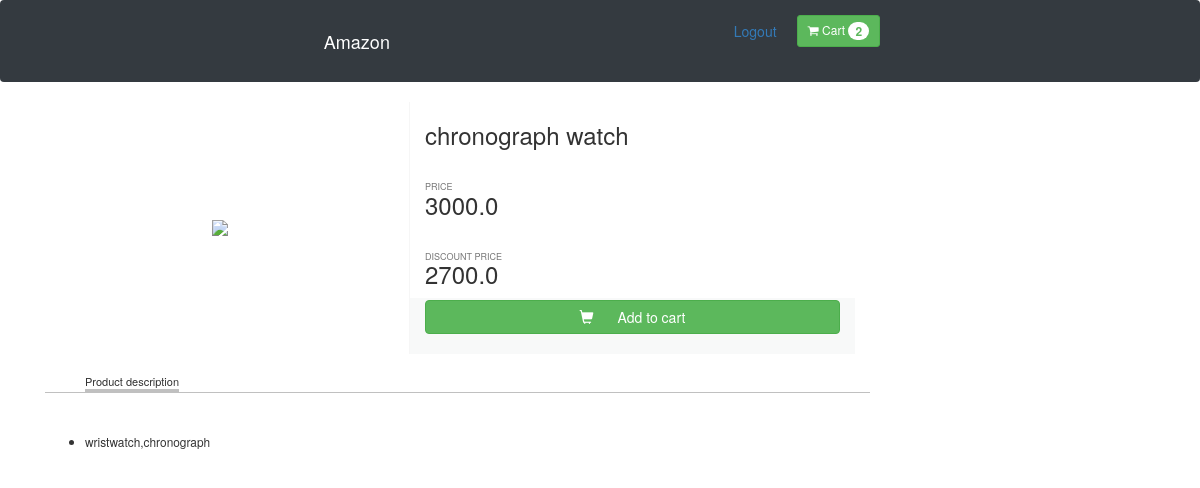
/2/ (signed in), run on the app's committed database.
### app/models.py (models this page shows, shortened)
class Order(models.Model):
    user = models.ForeignKey(settings.AUTH_USER_MODEL,on_delete=models.CASCADE)
    ordered = models.BooleanField(default=False)
    items = models.ManyToManyField(OrderProducts)
    start_date = models.DateTimeField(auto_now_add=True)
    odered_date = models.DateTimeField()

class Products(models.Model):
    title = models.CharField(max_length=200)
    price = models.FloatField()
    discount_price = models.FloatField()
    category = models.CharField(max_length=200)
    description = models.TextField()
    image = models.CharField(max_length=300)

### app/views.py (the view)
# urls.py: path('<int:id>/', views.detail,name='detail'),
def detail(request,id):
    product_object = Products.objects.get(id=id)
    return render(request,'app/detail1.html',{'product_object':product_object})

### app/templatetags/cart_template_tag.py (called while the page is built)
@register.filter
def cart_item_count(user):
    if user.is_authenticated:
        qs = Order.objects.filter(user=user,ordered=False)
        if qs.exists():
            return qs[0].items.count()
    else:
        return 0

### app/templates/app/detail1.html (shortened to what this page needs)
{% load staticfiles %}
<!DOCTYPE html>
<html>
<head>
      <link href="//maxcdn.bootstrapcdn.com/bootstrap/4.1.1/css/bootstrap.min.css" rel="stylesheet" id="bootstrap-css">
  <link rel="stylesheet" href="{% static 'app/detail1.css' %}">
  <link href="//maxcdn.bootstrapcdn.com/bootstrap/3.3.0/css/bootstrap.min.css" rel="stylesheet" id="bootstrap-css"
  <script src="//maxcdn.bootstrapcdn.com/bootstrap/3.3.0/js/bootstrap.min.js"></script>
  <link href="https://maxcdn.bootstrapcdn.com/font-awesome/4.7.0/css/font-awesome.min.css" rel="stylesheet">
</head>
    <body>
            {% include 'app/navbar.html' %}
        <div class="container">
        	<div class="row">
               <div class="col-xs-4 item-photo">
                    <img style="max-width:100%;" src="{{product_object.image}}" />
                </div>
                <div class="col-xs-5" style="border:0px solid gray">
                    <h3>{{product_object.title}}</h3>
                    <h6 class="title-price"><small>PRICE</small></h6>
                    <h3 style="margin-top:0px;">{{product_object.price}}</h3>
                    <h6 class="title-price"><small>DISCOUNT PRICE</small></h6>
                    <h3 style="margin-top:0px;">{{product_object.discount_price}}</h3>
                    <div class="section" style="padding-bottom:20px;">
                        <a href="{% url 'add-to-cart' product_object.id %}" class="btn btn-success"><span style="margin-right:20px" class="glyphicon glyphicon-shopping-cart" aria-hidden="true"></span>  Add to cart</a>
                                          </div>
                </div>
                <div class="col-xs-9">
                    <ul class="menu-items">
                        <li class="active">Product description</li>
                    </ul>
                    <div style="width:100%;border-top:1px solid silver">
                        <p style="padding:15px;">
                        </p>
                        <small>
                            <ul>
                                <li>{{product_object.description}}</li>
                            </ul>
                        </small>
                    </div>
                </div>
            </div>
        </div>
    </body>
</html>

### app/templates/app/navbar.html (shortened to what this page needs)
{% load cart_template_tag %}
<nav class="navbar navbar-dark bg-dark">
  <a href="#" class="navbar-brand">Amazon</a>
  <div class="navbar">
    {% if user.is_authenticated %}
        <a class="nav-item nav-link" href="{% url 'logout' %}">Logout</a>
           <form class="form-inline my-2 my-lg-0">
        <a class="btn btn-success btn-sm ml-3" href="{% url 'OrderSummaryView' %}">
                <i class="fa fa-shopping-cart"></i> Cart
                <span class="badge badge-light">{{request.user|cart_item_count}}</span>
            </a>
              </form>
    {% else %}
          <a class="nav-item nav-link" href="{% url 'register' %}">Register</a>
          <a class="nav-item nav-link" href="{% url 'login' %}">Login</a>
    {% endif %}
  </div>
</nav>

### app/static/app/detail1.css (style rules this page uses)
ul > li { margin-right:25px;font-weight:lighter;cursor:pointer }
li.active { border-bottom:3px solid silver; }
.item-photo { display:flex;justify-content:center;align-items:center;border-right:1px solid #f6f6f6; }
.menu-items { list-style-type:none;font-size:11px;display:inline-flex;margin-bottom:0;margin-top:20px }
.btn-success { width:100%;border-radius:0; }
.section { width:100%;margin-left:-15px;padding:2px;padding-left:15px;padding-right:15px;background:#f8f9f9 }
.title-price { margin-top:30px;margin-bottom:0;color:black }

### data on the page
Products: title "chronograph watch", price "3000.0", discount_price "2700.0", description "wristwatch,chronograph"

### other printed values
{{ request.user|cart_item_count }} "2"
